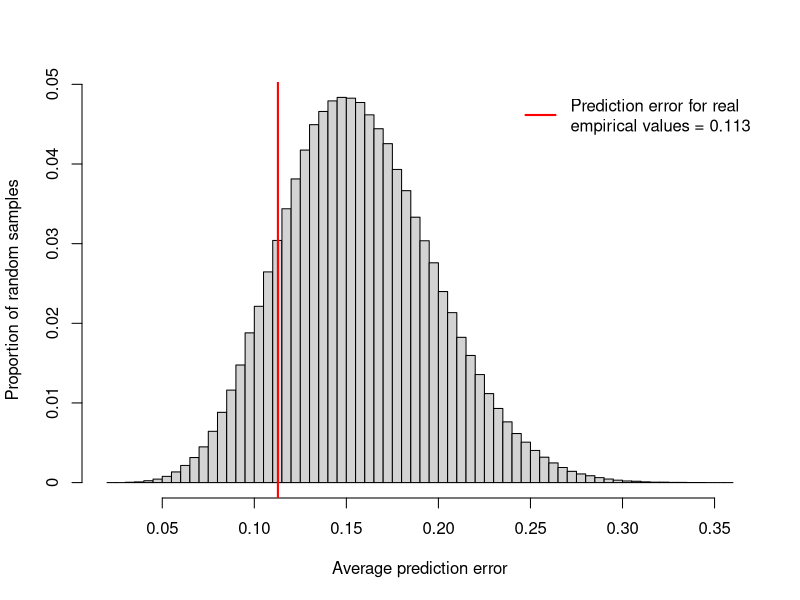
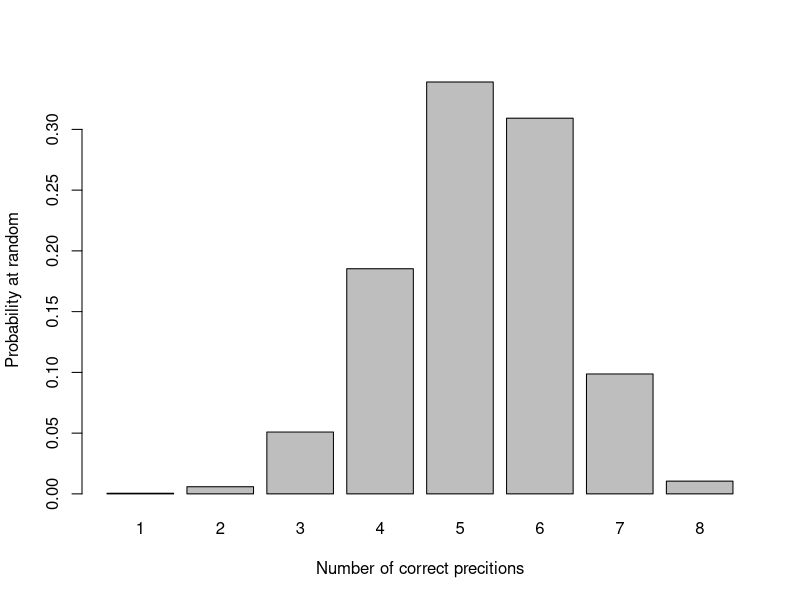

Write the R code that produced these figures, in order.
########################################################################
### Script by Milan Malinsky
### Last edit: 20th Nov 2023
### Exploring the gene expression of cacng genes across tissues

################################################################################
##  input data        				      ######################################
################################################################################

# Change the path to point to the directory containing this file
setwd("~/SommerTremboEtAl/evaluatingPredictions/") 

y <- read.table("../TestingForAssociation/exploratoryBehaviorMedians.txt",header=T)
predictions <- c(0.105, 0.162, 0.195, 0.125, 0.101, 0.095, 0.366, 0.378)
observations <- c(0.1402715, 0.03280543, 0.02714932, 0.09615385, 0.04638009, 0.04524887, 0.4864253, 0.6945701)
predictionsBimodal <- c(0, 0, 0, 0, 0, 0, 1, 1)

################################################################################
## 		Accuracy of the continuous behavioral predictions   ####################
################################################################################

deltaData <- mean(abs(predictions - observations))  # The difference between predictions and real data

# A million random subsamples of eight scores from among the 56 initial species
b <- y$median_exploration
x <- t(replicate(1000000,sample(b,8)))
diffsReplicates <- abs(sweep(x,2, predictions))
deltasReplicates <- apply(diffsReplicates, 1, mean)

# Fig. S16
h <- hist(deltasReplicates,breaks=100,xlab="Average prediction error",freq=T,yaxt='n',ylab="Proportion of random samples",main="")
abline(v= deltaData,col="red",lwd=2)
axis(2,at=c(0,10000,20000,30000,40000,50000),labels=c("0","0.01","0.02","0.03","0.04","0.05"))
legend("topright","Prediction error for real\nempirical values = 0.113",lty=1,col="red",lwd=2,bty = "n")
edcfReplicates <- ecdf(deltasReplicates); edcfReplicates(deltaData)

################################################################################
## 		Accuracy of binary predictions  					    ####################
################################################################################

# Threshold - bimodal predictions 
threshold <- 0.3535068          # mean between the highest C/C (Limdar) and the lowest T/T species (Intloo) at the top SNP
b[ b<threshold ] <- 0; b[ b>=threshold ] <- 1; # Make the behavioral values bimodal

# 10000 random subsamples of eight bimodal values from among the 56 initial species
x <- t(replicate(10000,sample(b,8)))
diffsReplicates <- abs(sweep(x,2, predictionsBimodal))
deltasReplicates <- apply(diffsReplicates, 1, sum)

# Fig. S15
sumsDistances <- table(deltasReplicates)
sumsDistances <- sumsDistances / length(deltasReplicates)
names(sumsDistances) <- c("8","7","6","5","4","3","2","1")
barplot(rev(sumsDistances),xlab = "Number of correct precitions",ylab="Probability at random")  
length(which(deltasReplicates == 0))/length(deltasReplicates)


